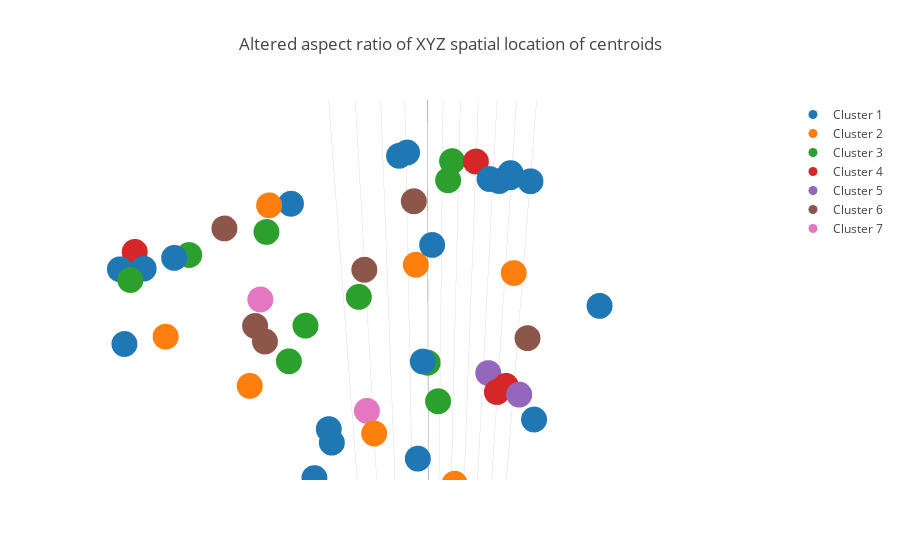

This figure's notebook cell:
### Markdown cell above
## Plot 3: Labelled centroids plotted spatially in native aspect ratio 
The plot is similar to the one above, except layout has been modified to match native aspect ratio, i.e the actual size of the tissue section x=3.72 nm, y=3.72 nm, z= 70.0 nm.

### Code cell
def scatter(data, i):
    
    trace = go.Scatter3d(
        x = data[:, 0], 
        y = data[:, 1],
        z = data[:, 2],
        mode = 'markers',
        marker = dict(
        size = '9',
        showscale = False,
        ), name = 'Cluster {}'.format(i)
        )
    return trace
trace = [scatter(data, i+1) for i, data in enumerate(cluster_sorted_split)]


layout= go.Layout(
    title= 'Altered aspect ratio of XYZ spatial location of centroids',
    scene = dict(
    aspectmode = 'manual',
    aspectratio = dict(x=3.72,y=3.72,z=70)),#changing the aspect ratio to match that of tissue slice
    hovermode= 'closest',

    showlegend= True
)
data = trace
fig= go.Figure(data=data, layout=layout)
iplot(fig)
